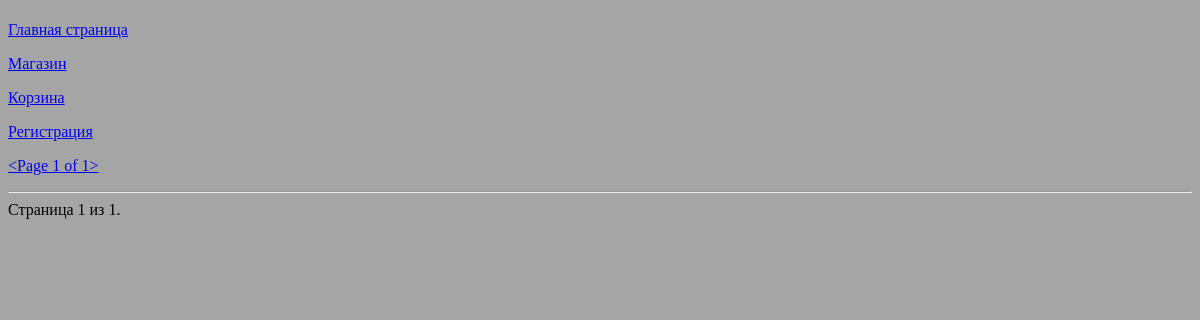
The page /news/ on the database as committed earlier.
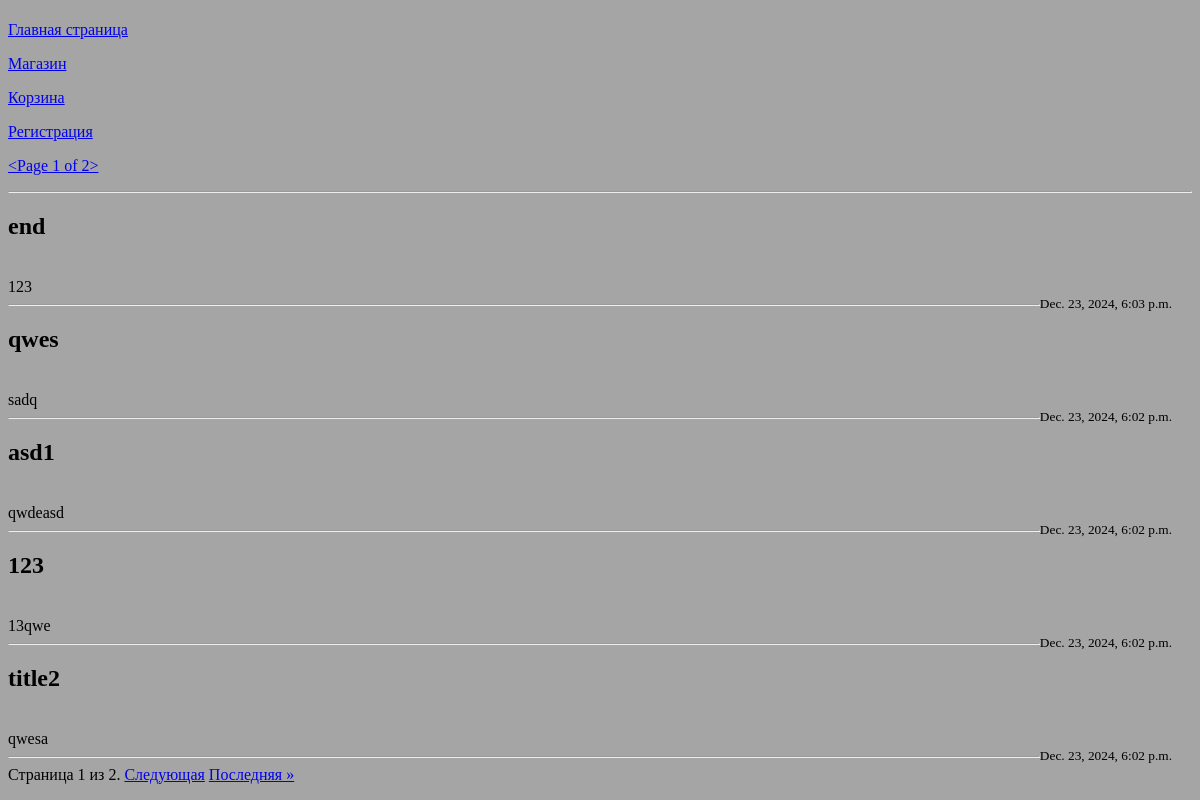
The same page on the database as committed later.
### task1/models.py (models this page shows, shortened)
class New(models.Model):
    title = models.CharField(max_length=50)
    content = models.TextField()
    date = models.DateTimeField(auto_now_add=True)

### task1/views.py (the view)
# urls.py: path('news/', new_func),
def new_func(request):
    games = 'Магазин'
    carts = 'Корзина'
    home = 'Главная страница'
    reg = 'Регистрация'
    new = New.objects.all().order_by('-date')
    paginator = Paginator(new, 5)
    page_nember = request.GET.get('page')
    news = paginator.get_page(page_nember)
    context1 = {
        'news': news,
        'games': games,
        'carts': carts,
        'home': home,
        'reg': reg,
    }
    return render(request, 'task1/news.html', context1)

### task1/templates/task1/news.html (shortened to what this page needs)
{% extends 'task1/menu.html' %}
{% block navigation %}{{ block.super }}{% endblock %}
{% block content %}
    <hr>
    {% for new in news %}
        <h2>{{ new.title }}</h2>
        <br>
        {{ new.content }}
        <br>
        <small style="float: right; margin-right: 20px;">{{ new.date }}</small>
        <hr>
    {% endfor %}
    <div class="pagination">
        <span class="step-links">
            <span class="current">
                Страница {{ news.number }} из {{ news.paginator.num_pages }}.
            </span>
            {% if news.has_next %}
                <a href="?page={{ news.next_page_number }}">Следующая</a>
                <a href="?page={{ news.paginator.num_pages }}">Последняя &raquo;</a>
            {% endif %}
        </span>
    </div>
{% endblock %}

Rows that differ between the two databases and show on the page:
added New: title "end", content "123", date "Dec. 23, 2024, 6:03 p.m."
added New: title "qwes", content "sadq", date "Dec. 23, 2024, 6:02 p.m."
added New: title "asd1", content "qwdeasd", date "Dec. 23, 2024, 6:02 p.m."
added New: title "123", content "13qwe", date "Dec. 23, 2024, 6:02 p.m."
added New: title "title2", content "qwesa", date "Dec. 23, 2024, 6:02 p.m."
Other text that changed with them:
{{ news }}: "<Page 1 of 1>" → "<Page 1 of 2>"
{{ news.paginator.num_pages }}: "1" → "2"
text now shown: "Следующая Последняя »"
